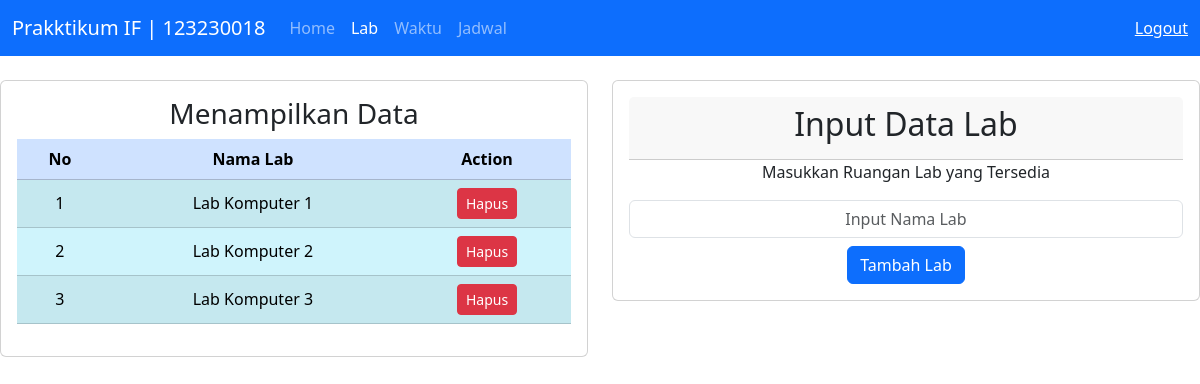
Screenshot of /lab.php (signed in) with the database file from the repository.
### tables this page shows
CREATE TABLE `lab` (
  `id` int(11) NOT NULL,
  `nama_lab` varchar(50) NOT NULL
);

### lab.php (the view, shortened to what this page needs)
<?php
include 'config/koneksi.php';
$lab_list = mysqli_query($koneksi, "SELECT * FROM lab");
?>
<!doctype html>
<html lang="en">
<head>
    <link href="https://cdn.jsdelivr.net/npm/bootstrap@5.3.3/dist/css/bootstrap.min.css" rel="stylesheet">
</head>
<body>
<nav class="navbar navbar-expand-lg bg-primary" data-bs-theme="dark">
        <div class="container-fluid">
            <a class="navbar-brand" href="#">Prakktikum IF | 123230018</a>
            <div class="collapse navbar-collapse" id="navbarText">
            <ul class="navbar-nav me-auto mb-2 mb-lg-0">
            <li class="nav-item">
                <a class="nav-link" aria-current="page" href="index.php">Home</a>
                </li>
                <li class="nav-item">
                <a class="nav-link active" href="lab.php">Lab</a>
                </li>
                <li class="nav-item">
                <a class="nav-link" href="waktu.php">Waktu</a>
                </li>
                <li class="nav-item">
                <a class="nav-link" href="jadwal.php">Jadwal</a>
                </li>
            </ul>
            <span class="navbar-text">
            <a href="logout.php">Logout</a>
            </span>
            </div>
        </div>
    </nav>
    <br>
    <div class="row">
        <div class="col-sm-6 mb-3 mb-sm-0">
            <div class="card">
                <div class="card-body">
                    <div class="text-center">
                        <h3>Menampilkan Data</h3>
                    </div>
                    <table class="table table-info table-striped">
                        <thead class="table-primary text-center">
                            <tr>
                                <th scope="col">No</th>
                                <th scope="col">Nama Lab</th>
                                <th scope="col">Action</th>
                            </tr>
                        </thead>
                        <tbody>
                            <?php
                            if ($lab_list && mysqli_num_rows($lab_list) > 0) {
                                $no = 1;
                                while ($lab = mysqli_fetch_assoc($lab_list)) {
                                    echo "<tr class='text-center align-middle'>";
                                    echo "<td>" . $no++ . "</td>";
                                    echo "<td>" . $lab['nama_lab'] . "</td>";
                                    echo "<td><a href='lab.php?delete=" . $lab['id'] . "' class='btn btn-danger btn-sm'>Hapus</a></td>";
                                    echo "</tr>";
                                }
                            } else {
                                echo "<tr><td colspan='3'>Tidak ada data</td></tr>";
                            }
                            ?>
                        </tbody>
                    </table>
                </div>
            </div>
        </div>
        <div class="col-sm-6">
            <div class="card">
                <div class="card-body text-center">
                    <div class="card-header">
                        <h2 class="card-title">Input Data Lab</h2>
                    </div>
                    <p>Masukkan Ruangan Lab yang Tersedia</p>
                    <form method="POST">
                        <input type="text" name="nama_lab" placeholder="Input Nama Lab" class="form-control mb-2 text-center" required>
                        <button type="submit" class="btn btn-primary">Tambah Lab</button>
                    </form>
                </div>
            </div>
        </div>
    </div>
</body>
</html>

### rows the page displays
lab: nama_lab "Lab Komputer 1"
lab: nama_lab "Lab Komputer 2"
lab: nama_lab "Lab Komputer 3"
